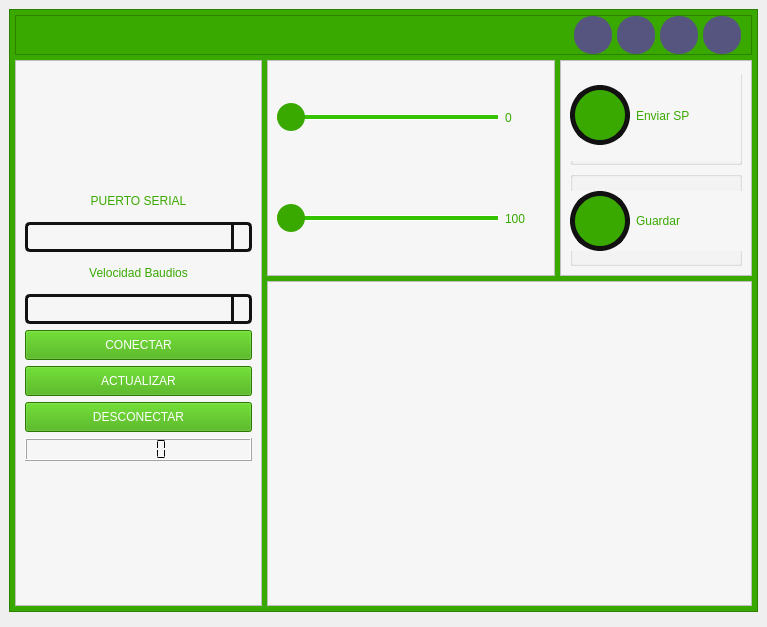
<?xml version="1.0" encoding="UTF-8"?>
<ui version="4.0">
 <class>MainWindow</class>
 <widget class="QMainWindow" name="MainWindow">
  <property name="geometry">
   <rect>
    <x>0</x>
    <y>0</y>
    <width>767</width>
    <height>627</height>
   </rect>
  </property>
  <property name="windowTitle">
   <string>MainWindow</string>
  </property>
  <widget class="QWidget" name="centralwidget">
   <layout class="QVBoxLayout" name="verticalLayout">
    <item>
     <layout class="QVBoxLayout" name="verticalLayout_9">
      <item>
       <widget class="QFrame" name="frame_3">
        <property name="styleSheet">
         <string notr="true">QFrame{
background-color: rgb(57, 169, 0);
}</string>
        </property>
        <property name="frameShape">
         <enum>QFrame::Shape::StyledPanel</enum>
        </property>
        <property name="frameShadow">
         <enum>QFrame::Shadow::Raised</enum>
        </property>
        <layout class="QVBoxLayout" name="verticalLayout_4" stretch="0,0">
         <property name="spacing">
          <number>5</number>
         </property>
         <property name="leftMargin">
          <number>5</number>
         </property>
         <property name="topMargin">
          <number>5</number>
         </property>
         <property name="rightMargin">
          <number>5</number>
         </property>
         <property name="bottomMargin">
          <number>5</number>
         </property>
         <item>
          <widget class="QFrame" name="frame_superior">
           <property name="minimumSize">
            <size>
             <width>0</width>
             <height>40</height>
            </size>
           </property>
           <property name="maximumSize">
            <size>
             <width>16777215</width>
             <height>40</height>
            </size>
           </property>
           <property name="styleSheet">
            <string notr="true">QFrame{
background-color: rgb(57, 169, 0);
}
QPushButton{
border-radius: 18px;
background-color: rgb(85, 85, 127);
}

QPushButton:hover{
background-color: rgb(44, 44, 44);
}</string>
           </property>
           <property name="frameShape">
            <enum>QFrame::Shape::StyledPanel</enum>
           </property>
           <property name="frameShadow">
            <enum>QFrame::Shadow::Raised</enum>
           </property>
           <layout class="QHBoxLayout" name="horizontalLayout">
            <property name="spacing">
             <number>5</number>
            </property>
            <property name="leftMargin">
             <number>10</number>
            </property>
            <property name="topMargin">
             <number>0</number>
            </property>
            <property name="rightMargin">
             <number>10</number>
            </property>
            <property name="bottomMargin">
             <number>0</number>
            </property>
            <item>
             <spacer name="horizontalSpacer">
              <property name="orientation">
               <enum>Qt::Orientation::Horizontal</enum>
              </property>
              <property name="sizeHint" stdset="0">
               <size>
                <width>389</width>
                <height>20</height>
               </size>
              </property>
             </spacer>
            </item>
            <item>
             <widget class="QPushButton" name="bt_minimize">
              <property name="minimumSize">
               <size>
                <width>38</width>
                <height>38</height>
               </size>
              </property>
              <property name="maximumSize">
               <size>
                <width>38</width>
                <height>38</height>
               </size>
              </property>
              <property name="text">
               <string/>
              </property>
              <property name="icon">
               <iconset>
                <normaloff>images.png</normaloff>images.png</iconset>
              </property>
              <property name="iconSize">
               <size>
                <width>36</width>
                <height>36</height>
               </size>
              </property>
             </widget>
            </item>
            <item>
             <widget class="QPushButton" name="bt_maximize">
              <property name="minimumSize">
               <size>
                <width>38</width>
                <height>38</height>
               </size>
              </property>
              <property name="maximumSize">
               <size>
                <width>38</width>
                <height>38</height>
               </size>
              </property>
              <property name="text">
               <string/>
              </property>
              <property name="icon">
               <iconset>
                <normaloff>Sin título.png</normaloff>Sin título.png</iconset>
              </property>
              <property name="iconSize">
               <size>
                <width>36</width>
                <height>36</height>
               </size>
              </property>
             </widget>
            </item>
            <item>
             <widget class="QPushButton" name="bt_normal">
              <property name="minimumSize">
               <size>
                <width>38</width>
                <height>38</height>
               </size>
              </property>
              <property name="maximumSize">
               <size>
                <width>38</width>
                <height>38</height>
               </size>
              </property>
              <property name="text">
               <string/>
              </property>
              <property name="icon">
               <iconset>
                <normaloff>Sin título3.png</normaloff>Sin título3.png</iconset>
              </property>
              <property name="iconSize">
               <size>
                <width>36</width>
                <height>36</height>
               </size>
              </property>
             </widget>
            </item>
            <item>
             <widget class="QPushButton" name="bt_close">
              <property name="minimumSize">
               <size>
                <width>38</width>
                <height>38</height>
               </size>
              </property>
              <property name="maximumSize">
               <size>
                <width>38</width>
                <height>38</height>
               </size>
              </property>
              <property name="text">
               <string/>
              </property>
              <property name="icon">
               <iconset>
                <normaloff>png-transparent-close-exit-stop-button-icon.png</normaloff>png-transparent-close-exit-stop-button-icon.png</iconset>
              </property>
              <property name="iconSize">
               <size>
                <width>36</width>
                <height>36</height>
               </size>
              </property>
             </widget>
            </item>
           </layout>
          </widget>
         </item>
         <item>
          <layout class="QHBoxLayout" name="horizontalLayout_3" stretch="0,5">
           <item>
            <widget class="QFrame" name="frame_2">
             <property name="styleSheet">
              <string notr="true">background-color: rgb(246, 246, 246);</string>
             </property>
             <property name="frameShape">
              <enum>QFrame::Shape::StyledPanel</enum>
             </property>
             <property name="frameShadow">
              <enum>QFrame::Shadow::Raised</enum>
             </property>
             <layout class="QVBoxLayout" name="verticalLayout_6">
              <item>
               <spacer name="verticalSpacer">
                <property name="orientation">
                 <enum>Qt::Orientation::Vertical</enum>
                </property>
                <property name="sizeHint" stdset="0">
                 <size>
                  <width>20</width>
                  <height>40</height>
                 </size>
                </property>
               </spacer>
              </item>
              <item>
               <widget class="QLabel" name="label">
                <property name="minimumSize">
                 <size>
                  <width>0</width>
                  <height>30</height>
                 </size>
                </property>
                <property name="styleSheet">
                 <string notr="true">color: rgb(57, 169, 0);
font: 87 12pt &quot;Arial Black&quot;;</string>
                </property>
                <property name="text">
                 <string>PUERTO SERIAL</string>
                </property>
                <property name="alignment">
                 <set>Qt::AlignmentFlag::AlignCenter</set>
                </property>
               </widget>
              </item>
              <item>
               <widget class="QFontComboBox" name="cb_list_ports">
                <property name="minimumSize">
                 <size>
                  <width>114</width>
                  <height>30</height>
                 </size>
                </property>
                <property name="maximumSize">
                 <size>
                  <width>16777215</width>
                  <height>30</height>
                 </size>
                </property>
                <property name="styleSheet">
                 <string notr="true">QComboBox {
border: 3px solid #111111;
border-radius: 5px;
min-width: 6em;
color: rgb(57,169,0);
font: 87 10pt &quot;Arial Black&quot;;
}
QComboBox::drop-down {
subcontrol-origin: padding;
subcontrol-position: top right;
width: 15px;
border-left-width: 3px;
border-left-color: #111111;
border-left-style: solid;
border-top-right-radius: 4px;
border-bottom-right-radius: 4px;
}
QComboBox QAbstractItemView {
background: #50E5F9;
selection-background-color: #39A900;
color: #71277A
}</string>
                </property>
                <property name="currentText">
                 <string/>
                </property>
               </widget>
              </item>
              <item>
               <widget class="QLabel" name="label_4">
                <property name="minimumSize">
                 <size>
                  <width>0</width>
                  <height>30</height>
                 </size>
                </property>
                <property name="styleSheet">
                 <string notr="true">color: rgb(57, 169, 0);
font: 87 12pt &quot;Arial Black&quot;;</string>
                </property>
                <property name="text">
                 <string>Velocidad Baudios</string>
                </property>
                <property name="alignment">
                 <set>Qt::AlignmentFlag::AlignCenter</set>
                </property>
               </widget>
              </item>
              <item>
               <widget class="QFontComboBox" name="cb_list_baudrates">
                <property name="minimumSize">
                 <size>
                  <width>114</width>
                  <height>30</height>
                 </size>
                </property>
                <property name="styleSheet">
                 <string notr="true">QComboBox {
border: 3px solid #111111;
border-radius: 5px;
min-width: 6em;
color: rgb(57,169,0);
font: 87 10pt &quot;Arial Black&quot;;
}
QComboBox::drop-down {
subcontrol-origin: padding;
subcontrol-position: top right;
width: 15px;
border-left-width: 3px;
border-left-color: #111111;
border-left-style: solid;
border-top-right-radius: 4px;
border-bottom-right-radius: 4px;
}
QComboBox QAbstractItemView {
background: #50E5F9;
selection-background-color: #39A900;
color: #71277A
}</string>
                </property>
                <property name="currentText">
                 <string/>
                </property>
               </widget>
              </item>
              <item>
               <widget class="QPushButton" name="bt_connect">
                <property name="minimumSize">
                 <size>
                  <width>0</width>
                  <height>30</height>
                 </size>
                </property>
                <property name="styleSheet">
                 <string notr="true">QPushButton{
background-color: rgb(57,169,0);
font: 87 12pt &quot;Arial Black&quot;;
color: rgb(255, 255, 255);
}
QPushButton:hover{
background-color: rgb(180, 180, 180);
font: 87 12pt &quot;Arial Black&quot;;
color: rgb(53, 195, 0);
}

</string>
                </property>
                <property name="text">
                 <string>CONECTAR</string>
                </property>
               </widget>
              </item>
              <item>
               <widget class="QPushButton" name="bt_update">
                <property name="minimumSize">
                 <size>
                  <width>0</width>
                  <height>30</height>
                 </size>
                </property>
                <property name="styleSheet">
                 <string notr="true">QPushButton{
background-color: rgb(57,169,0);
font: 87 12pt &quot;Arial Black&quot;;
color: rgb(255, 255, 255);
}
QPushButton:hover{
background-color: rgb(180, 180, 180);
font: 87 12pt &quot;Arial Black&quot;;
color: rgb(53, 195, 0);
}

</string>
                </property>
                <property name="text">
                 <string>ACTUALIZAR</string>
                </property>
               </widget>
              </item>
              <item>
               <widget class="QPushButton" name="bt_disconnect">
                <property name="minimumSize">
                 <size>
                  <width>0</width>
                  <height>30</height>
                 </size>
                </property>
                <property name="styleSheet">
                 <string notr="true">QPushButton{
background-color: rgb(57,169,0);
font: 87 12pt &quot;Arial Black&quot;;
color: rgb(255, 255, 255);
}
QPushButton:hover{
background-color: rgb(180, 180, 180);
font: 87 12pt &quot;Arial Black&quot;;
color: rgb(53, 195, 0);
}

</string>
                </property>
                <property name="text">
                 <string>DESCONECTAR</string>
                </property>
               </widget>
              </item>
              <item>
               <widget class="QLCDNumber" name="velocidad">
                <property name="font">
                 <font>
                  <family>Segoe UI Black</family>
                  <pointsize>9</pointsize>
                 </font>
                </property>
                <property name="smallDecimalPoint">
                 <bool>true</bool>
                </property>
                <property name="segmentStyle">
                 <enum>QLCDNumber::SegmentStyle::Flat</enum>
                </property>
               </widget>
              </item>
              <item>
               <spacer name="verticalSpacer_2">
                <property name="orientation">
                 <enum>Qt::Orientation::Vertical</enum>
                </property>
                <property name="sizeHint" stdset="0">
                 <size>
                  <width>20</width>
                  <height>40</height>
                 </size>
                </property>
               </spacer>
              </item>
              <item>
               <widget class="QLabel" name="label_2">
                <property name="text">
                 <string/>
                </property>
                <property name="pixmap">
                 <pixmap>LOGO_Sena_2024.png</pixmap>
                </property>
               </widget>
              </item>
             </layout>
             <zorder>label</zorder>
             <zorder>label_4</zorder>
             <zorder>cb_list_baudrates</zorder>
             <zorder>bt_connect</zorder>
             <zorder>bt_update</zorder>
             <zorder>bt_disconnect</zorder>
             <zorder>cb_list_ports</zorder>
             <zorder>velocidad</zorder>
             <zorder>verticalSpacer_2</zorder>
             <zorder>label_2</zorder>
            </widget>
           </item>
           <item>
            <layout class="QVBoxLayout" name="verticalLayout_3" stretch="2,3">
             <item>
              <layout class="QHBoxLayout" name="horizontalLayout_2" stretch="3,2">
               <item>
                <widget class="QFrame" name="frame_5">
                 <property name="styleSheet">
                  <string notr="true">
background-color: rgb(246, 246, 246);</string>
                 </property>
                 <property name="frameShape">
                  <enum>QFrame::Shape::StyledPanel</enum>
                 </property>
                 <property name="frameShadow">
                  <enum>QFrame::Shadow::Raised</enum>
                 </property>
                 <layout class="QVBoxLayout" name="verticalLayout_7">
                  <item>
                   <layout class="QHBoxLayout" name="horizontalLayout_4">
                    <item>
                     <widget class="QSlider" name="slider_one">
                      <property name="minimumSize">
                       <size>
                        <width>0</width>
                        <height>30</height>
                       </size>
                      </property>
                      <property name="styleSheet">
                       <string notr="true">QSlider::groove:horizontal {
border: 1px solid #FDC300;
height: 4px;
background: #FDC300;

}

QSlider::handle:horizontal {
background: rgb(57, 169, 0);

width: 28px;
height:28px;

left: 11px;
right: 11px;


margin: -12px;
border-radius: 14px;

}

QSlider::add-page:horizontal{
background-color: rgb(53, 195, 0);
border: 1px solid white;
}</string>
                      </property>
                      <property name="maximum">
                       <number>3200</number>
                      </property>
                      <property name="orientation">
                       <enum>Qt::Orientation::Horizontal</enum>
                      </property>
                     </widget>
                    </item>
                    <item>
                     <widget class="QLabel" name="value_one">
                      <property name="minimumSize">
                       <size>
                        <width>40</width>
                        <height>0</height>
                       </size>
                      </property>
                      <property name="styleSheet">
                       <string notr="true">color: rgb(57, 169, 0);
font: 87 12pt &quot;Arial Black&quot;;</string>
                      </property>
                      <property name="text">
                       <string>0</string>
                      </property>
                     </widget>
                    </item>
                   </layout>
                  </item>
                  <item>
                   <layout class="QHBoxLayout" name="horizontalLayout_5">
                    <item>
                     <widget class="QSlider" name="slider_two">
                      <property name="minimumSize">
                       <size>
                        <width>0</width>
                        <height>30</height>
                       </size>
                      </property>
                      <property name="styleSheet">
                       <string notr="true">QSlider::groove:horizontal {
border: 1px solid #FDC300;
height: 4px;
background: #FDC300;

}

QSlider::handle:horizontal {
background: rgb(57, 169, 0);

width: 28px;
height:28px;

left: 11px;
right: 11px;


margin: -12px;
border-radius: 14px;

}

QSlider::add-page:horizontal{
background-color: rgb(53, 195, 0);
border: 1px solid white;
}</string>
                      </property>
                      <property name="maximum">
                       <number>255</number>
                      </property>
                      <property name="orientation">
                       <enum>Qt::Orientation::Horizontal</enum>
                      </property>
                     </widget>
                    </item>
                    <item>
                     <widget class="QLabel" name="value_two">
                      <property name="minimumSize">
                       <size>
                        <width>40</width>
                        <height>0</height>
                       </size>
                      </property>
                      <property name="styleSheet">
                       <string notr="true">color: rgb(57, 169, 0);
font: 87 12pt &quot;Arial Black&quot;;</string>
                      </property>
                      <property name="text">
                       <string>100</string>
                      </property>
                     </widget>
                    </item>
                   </layout>
                  </item>
                 </layout>
                </widget>
               </item>
               <item>
                <widget class="QFrame" name="frame_4">
                 <property name="styleSheet">
                  <string notr="true">background-color: rgb(246, 246, 246);</string>
                 </property>
                 <property name="frameShape">
                  <enum>QFrame::Shape::StyledPanel</enum>
                 </property>
                 <property name="frameShadow">
                  <enum>QFrame::Shadow::Raised</enum>
                 </property>
                 <layout class="QVBoxLayout" name="verticalLayout_8">
                  <item>
                   <widget class="QGroupBox" name="groupBox">
                    <property name="title">
                     <string/>
                    </property>
                    <widget class="QRadioButton" name="led_one">
                     <property name="geometry">
                      <rect>
                       <x>0</x>
                       <y>0</y>
                       <width>171</width>
                       <height>91</height>
                      </rect>
                     </property>
                     <property name="styleSheet">
                      <string notr="true">QRadioButton {
	color: rgb(57, 169, 0);
	font: 87 12pt &quot;Arial Black&quot;;
	}

QRadioButton::indicator {
	width: 	50px;
	height: 	50px;
	border-radius: 30px;
	}

QRadioButton::indicator:checked {
background-color: #00ff00;
border: 5px solid #111111;
}

QRadioButton::indicator:unchecked {
background-color: #39a900;
border: 5px solid #111111;
}</string>
                     </property>
                     <property name="text">
                      <string>Enviar SP</string>
                     </property>
                    </widget>
                   </widget>
                  </item>
                  <item>
                   <widget class="QGroupBox" name="groupBox_2">
                    <property name="title">
                     <string/>
                    </property>
                    <widget class="QRadioButton" name="led_two">
                     <property name="geometry">
                      <rect>
                       <x>0</x>
                       <y>20</y>
                       <width>178</width>
                       <height>60</height>
                      </rect>
                     </property>
                     <property name="styleSheet">
                      <string notr="true">QRadioButton {
	color: rgb(57, 169, 0);
	font: 87 12pt &quot;Arial Black&quot;;
	}

QRadioButton::indicator {
	width: 	50px;
	height: 	50px;
	border-radius: 30px;
	}

QRadioButton::indicator:checked {
background-color: #00ff00;
border: 5px solid #111111;
}

QRadioButton::indicator:unchecked {
background-color: #39a900;
border: 5px solid #111111;
}</string>
                     </property>
                     <property name="text">
                      <string>Guardar</string>
                     </property>
                    </widget>
                   </widget>
                  </item>
                 </layout>
                </widget>
               </item>
              </layout>
             </item>
             <item>
              <widget class="QFrame" name="frame_6">
               <property name="styleSheet">
                <string notr="true">background-color: rgb(246, 246, 246);</string>
               </property>
               <property name="frameShape">
                <enum>QFrame::Shape::StyledPanel</enum>
               </property>
               <property name="frameShadow">
                <enum>QFrame::Shadow::Raised</enum>
               </property>
               <layout class="QVBoxLayout" name="verticalLayout_5">
                <item>
                 <layout class="QVBoxLayout" name="graph_layout"/>
                </item>
               </layout>
              </widget>
             </item>
            </layout>
           </item>
          </layout>
         </item>
        </layout>
       </widget>
      </item>
     </layout>
    </item>
    <item>
     <widget class="QFrame" name="frame">
      <property name="styleSheet">
       <string notr="true">background-color: rgb(85, 85, 127);
border-radius: 10px;</string>
      </property>
      <property name="frameShape">
       <enum>QFrame::Shape::StyledPanel</enum>
      </property>
      <property name="frameShadow">
       <enum>QFrame::Shadow::Raised</enum>
      </property>
      <layout class="QVBoxLayout" name="verticalLayout_2">
       <property name="spacing">
        <number>0</number>
       </property>
       <property name="leftMargin">
        <number>0</number>
       </property>
       <property name="topMargin">
        <number>0</number>
       </property>
       <property name="rightMargin">
        <number>0</number>
       </property>
       <property name="bottomMargin">
        <number>0</number>
       </property>
      </layout>
     </widget>
    </item>
   </layout>
  </widget>
 </widget>
 <resources/>
 <connections/>
</ui>
